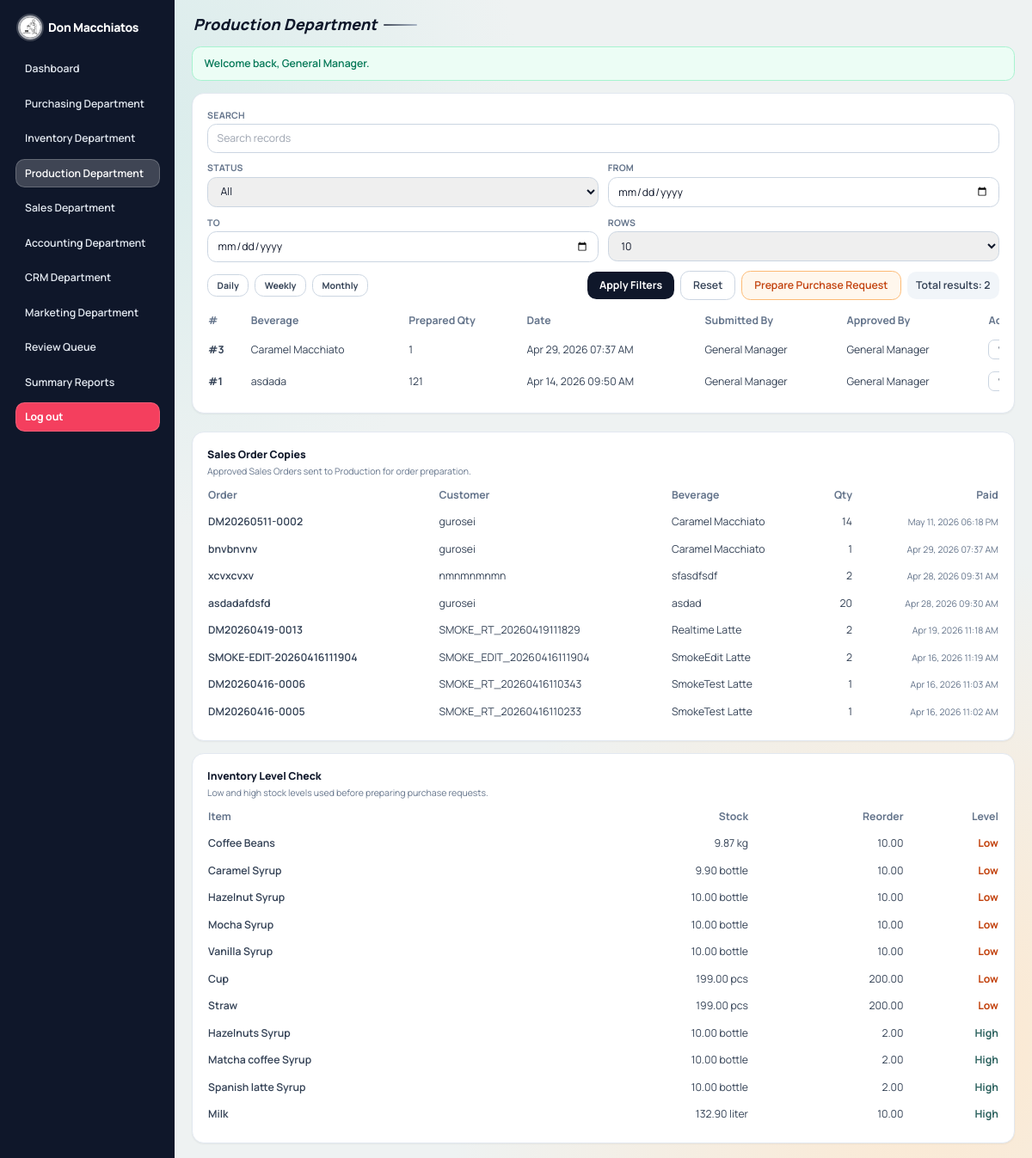
/department.php?dept=production (signed in), run on the app's committed database.
### tables this page shows
CREATE TABLE `production_logs` (
  `id` int(10) UNSIGNED NOT NULL,
  `beverage_name` varchar(120) NOT NULL,
  `quantity_prepared` int(10) UNSIGNED NOT NULL,
  `inventory_item_id` int(10) UNSIGNED DEFAULT NULL,
  `ingredient_item_ids` text DEFAULT NULL,
  `ingredient_used_qty` decimal(12,2) NOT NULL DEFAULT 0.00,
  `notes` text DEFAULT NULL,
  `status` enum('pending','approved','rejected') NOT NULL DEFAULT 'pending',
  `submitted_by` int(10) UNSIGNED DEFAULT NULL,
  `approved_by` int(10) UNSIGNED DEFAULT NULL,
  `approval_note` text DEFAULT NULL,
  `approved_at` datetime DEFAULT NULL,
  `created_at` datetime NOT NULL DEFAULT current_timestamp(),
  `updated_at` datetime NOT NULL DEFAULT current_timestamp() ON UPDATE current_timestamp()
);

CREATE TABLE `users` (
  `id` int(10) UNSIGNED NOT NULL,
  `full_name` varchar(120) NOT NULL,
  `username` varchar(60) NOT NULL,
  `password_hash` varchar(255) NOT NULL,
  `role` enum('general_manager','department_head') NOT NULL,
  `department` enum('purchasing','inventory','production','sales','accounting','crm','marketing') DEFAULT NULL,
  `created_at` datetime NOT NULL DEFAULT current_timestamp(),
  `updated_at` datetime NOT NULL DEFAULT current_timestamp() ON UPDATE current_timestamp()
);

CREATE TABLE `sales_orders` (
  `id` int(10) UNSIGNED NOT NULL,
  `order_code` varchar(40) NOT NULL,
  `customer_name` varchar(120) NOT NULL,
  `customer_tin` varchar(30) DEFAULT NULL,
  `beverage_name` varchar(120) NOT NULL,
  `quantity` int(10) UNSIGNED NOT NULL,
  `unit_price` decimal(12,2) NOT NULL,
  `payment_method` enum('cash','card','digital') NOT NULL DEFAULT 'cash',
  `payment_reference` varchar(120) DEFAULT NULL,
  `payment_status` enum('paid','pending','failed') NOT NULL DEFAULT 'paid',
  `receipt_no` varchar(60) DEFAULT NULL,
  `paid_at` datetime DEFAULT NULL,
  `inventory_item_id` int(10) UNSIGNED DEFAULT NULL,
  `ingredient_item_ids` text DEFAULT NULL,
  `stock_deduct_qty` decimal(12,2) NOT NULL DEFAULT 0.00,
  `per_cup_qty` decimal(12,2) NOT NULL DEFAULT 1.00,
  `per_straw_qty` decimal(12,2) NOT NULL DEFAULT 1.00,
  `total_amount` decimal(12,2) NOT NULL DEFAULT 0.00,
  `notes` text DEFAULT NULL,
  `status` enum('pending','approved','rejected') NOT NULL DEFAULT 'pending',
  `submitted_by` int(10) UNSIGNED DEFAULT NULL,
  `approved_by` int(10) UNSIGNED DEFAULT NULL,
  `approval_note` text DEFAULT NULL,
  `approved_at` datetime DEFAULT NULL,
  `created_at` datetime NOT NULL DEFAULT current_timestamp(),
  `updated_at` datetime NOT NULL DEFAULT current_timestamp() ON UPDATE current_timestamp()
);

CREATE TABLE `inventory_items` (
  `id` int(10) UNSIGNED NOT NULL,
  `item_name` varchar(120) NOT NULL,
  `unit` varchar(30) NOT NULL,
  `stock_qty` decimal(12,2) NOT NULL DEFAULT 0.00,
  `reorder_level` decimal(12,2) NOT NULL DEFAULT 0.00,
  `per_cup_qty` decimal(12,2) NOT NULL DEFAULT 1.00,
  `per_straw_qty` decimal(12,2) NOT NULL DEFAULT 1.00,
  `notes` text DEFAULT NULL,
  `status` enum('pending','approved','rejected') NOT NULL DEFAULT 'pending',
  `submitted_by` int(10) UNSIGNED DEFAULT NULL,
  `approved_by` int(10) UNSIGNED DEFAULT NULL,
  `approval_note` text DEFAULT NULL,
  `approved_at` datetime DEFAULT NULL,
  `created_at` datetime NOT NULL DEFAULT current_timestamp(),
  `updated_at` datetime NOT NULL DEFAULT current_timestamp() ON UPDATE current_timestamp()
);

### department.php (the view, shortened to what the rows shown need)
<?php
$department = $_GET['dept'] ?? '';
$config = department_config($department);
$pdo = db();
$table = $config['table'];
$page = max(1, (int) ($_GET['page'] ?? 1));
$perPage = (int) ($_GET['per_page'] ?? 10);
$isProductionDepartment = $department === 'production';
$where = [];
$params = [];
$whereSql = $where ? ('WHERE ' . implode(' AND ', $where)) : '';
$offset = ($page - 1) * $perPage;
$stmt = $pdo->prepare("SELECT t.*, su.full_name AS submitted_name, au.full_name AS approved_name
    FROM {$table} t
    LEFT JOIN users su ON su.id = t.submitted_by
    LEFT JOIN users au ON au.id = t.approved_by
    {$whereSql}
    ORDER BY t.id DESC
    LIMIT {$perPage} OFFSET {$offset}");
$stmt->execute($params);
$rows = $stmt->fetchAll();
$inventoryMap = [];
$ingredientSelectionMap = [];
if (in_array($department, ['purchasing', 'inventory', 'production', 'sales'], true)) {
    $allInventoryItems = $pdo->query('SELECT id, item_name, stock_qty, unit, per_cup_qty, per_straw_qty, status FROM inventory_items ORDER BY item_name ASC')->fetchAll();
    foreach ($allInventoryItems as $item) {
        $itemId = (int) ($item['id'] ?? 0);
        $itemName = (string) ($item['item_name'] ?? '-');
        $stockQty = number_format((float) ($item['stock_qty'] ?? 0), 2);
        $unit = (string) ($item['unit'] ?? '');
        $perCupQty = number_format((float) ($item['per_cup_qty'] ?? 0), 2);
        $perStrawQty = number_format((float) ($item['per_straw_qty'] ?? 0), 2);
        $baseLabel = $itemName . ' (' . $stockQty . ' ' . $unit . ')';
        $inventoryMap[$itemId] = $baseLabel;
        $ingredientSelectionMap[$itemId] = $baseLabel . ' | Cup: ' . $perCupQty . ' | Straw: ' . $perStrawQty;
    }
}
if (in_array($department, ['production', 'sales'], true)) {
    $recipeOptions = fetch_active_beverage_recipes($pdo);
}
$formatIngredientSelection = static function ($value, ?array $record = null) use ($ingredientSelectionMap): string {
    $ids = normalize_inventory_item_ids($value);
    if ($ids === [] && $record !== null) {
        $ids = inventory_item_ids_from_record($record);
    }
    return format_inventory_item_selection($ids, $ingredientSelectionMap);
};
$productionSalesOrderRows = [];
if ($isProductionDepartment) {
    $salesCopyWhere = ["status = 'approved'"];
    $salesCopyParams = [];
    $salesCopyWhereSql = implode(' AND ', $salesCopyWhere);
    $salesCopyStmt = $pdo->prepare("SELECT order_code, customer_name, beverage_name, quantity, total_amount, paid_at, created_at
        FROM sales_orders
        WHERE {$salesCopyWhereSql}
        ORDER BY COALESCE(paid_at, created_at) DESC, id DESC
        LIMIT 20");
    $salesCopyStmt->execute($salesCopyParams);
    $productionSalesOrderRows = $salesCopyStmt->fetchAll() ?: [];
}
$workflowInventoryRows = [];
if (in_array($department, ['production', 'inventory'], true)) {
    $workflowInventoryRows = $pdo->query("SELECT id, item_name, stock_qty, unit, reorder_level,
            CASE
                WHEN stock_qty <= 0 THEN 'out'
                WHEN stock_qty <= reorder_level THEN 'low'
                WHEN stock_qty >= (reorder_level * 3) AND reorder_level > 0 THEN 'high'
                ELSE 'normal'
            END AS stock_level
        FROM inventory_items
        WHERE status = 'approved'
        ORDER BY
            CASE
                WHEN stock_qty <= 0 THEN 0
                WHEN stock_qty <= reorder_level THEN 1
                WHEN stock_qty >= (reorder_level * 3) AND reorder_level > 0 THEN 3
                ELSE 2
            END,
            stock_qty ASC,
            item_name ASC
        LIMIT 20")->fetchAll() ?: [];
}
        ?>
    <?php
require_once __DIR__ . '/includes/layout_top.php';
?>
<section class="rounded-2xl border border-slate-200 bg-white p-5 shadow-sm">
    <div class="table-scroll mt-4">
        <table class="stack-table w-full min-w-[980px] text-sm">
            <thead>
            <tr class="text-left text-slate-500">
                <th class="pb-2 pr-4" data-priority="high">#</th>
                <?php foreach ($config['list_columns'] as $label => $column): ?>
                    <th class="pb-2 pr-4" data-priority="medium"><?= e($label) ?></th>
                <?php endforeach; ?>
                <th class="pb-2 pr-4" data-priority="low">Submitted By</th>
                <th class="pb-2 pr-4" data-priority="low">Approved By</th>
                <th class="pb-2" data-priority="high">Actions</th>
            </tr>
            </thead>
            <tbody class="text-slate-700">
            <?php if ($rows): ?>
                <?php foreach ($rows as $row): ?>
                    <?php
                    $rowId = (int) $row['id'];
                    ?>
                    <tr class="border-t border-slate-100">
                        <td class="py-2 pr-4 font-bold">#<?= e((string) $rowId) ?></td>
                        <?php foreach ($config['list_columns'] as $column): ?>
                            <td class="py-2 pr-4">
                                <?php if ($column === 'status'): ?>
                                    <span class="rounded-full px-2 py-1 text-xs font-bold <?= e(status_badge_class((string) $row[$column])) ?>"><?= e(strtoupper((string) $row[$column])) ?></span>
                                <?php elseif ($column === 'purchase_workflow_stage'): ?>
                                    <span class="rounded-full border border-slate-300 bg-slate-50 px-2 py-1 text-xs font-bold text-slate-700"><?= e(purchase_workflow_stage_label($row)) ?></span>
                                <?php elseif ($column === 'inventory_item_id'): ?>
                                    <?= e($inventoryMap[(int) ($row[$column] ?? 0)] ?? '-') ?>
                                <?php elseif ($column === 'ingredient_item_ids'): ?>
                                    <?= e($formatIngredientSelection($row[$column] ?? null, $row)) ?>
                                <?php else: ?>
                                    <?= e(format_table_value($column, $row[$column] ?? null)) ?>
                                <?php endif; ?>
                            </td>
                        <?php endforeach; ?>
                        <td class="py-2 pr-4"><?= e($row['submitted_name'] ?? '-') ?></td>
                        <td class="py-2 pr-4"><?= e($row['approved_name'] ?? '-') ?></td>
                        <td class="py-2">
                            <div class="flex flex-wrap gap-2">
                                <button type="button" onclick="openModal('view-<?= e($department) ?>-<?= e((string) $rowId) ?>')" class="rounded-lg border border-slate-300 bg-white px-3 py-1 text-xs font-bold text-slate-700 hover:bg-slate-50">View</button>
                            </div>
                        </td>
                    </tr>
                <?php endforeach; ?>
            <?php else: ?>
                <tr>
                    <td colspan="100%" class="py-4 text-center text-slate-500">No records yet for this department.</td>
                </tr>
            <?php endif; ?>
            </tbody>
        </table>
    </div>
</section>
<?php if ($isProductionDepartment): ?>
<section class="mt-6 grid gap-4 xl:grid-cols-2">
    <article class="rounded-2xl border border-slate-200 bg-white p-5 shadow-sm">
        <div class="table-scroll mt-3">
            <table class="stack-table w-full min-w-[560px] text-sm">
                <thead>
                <tr class="text-left text-slate-500">
                    <th class="pb-2 pr-3" data-priority="high">Order</th>
                    <th class="pb-2 pr-3" data-priority="high">Customer</th>
                    <th class="pb-2 pr-3" data-priority="high">Beverage</th>
                    <th class="pb-2 pr-3 text-right" data-priority="medium">Qty</th>
                    <th class="pb-2 text-right" data-priority="low">Paid</th>
                </tr>
                </thead>
                <tbody class="text-slate-700">
                <?php if ($productionSalesOrderRows): ?>
                    <?php foreach ($productionSalesOrderRows as $salesCopy): ?>
                        <tr class="border-t border-slate-100">
                            <td class="py-2 pr-3 font-semibold"><?= e((string) ($salesCopy['order_code'] ?? '-')) ?></td>
                            <td class="py-2 pr-3"><?= e((string) ($salesCopy['customer_name'] ?? '-')) ?></td>
                            <td class="py-2 pr-3"><?= e((string) ($salesCopy['beverage_name'] ?? '-')) ?></td>
                            <td class="py-2 pr-3 text-right"><?= e((string) ((int) ($salesCopy['quantity'] ?? 0))) ?></td>
                            <td class="py-2 text-right text-xs text-slate-500"><?= e(format_table_value('paid_at', $salesCopy['paid_at'] ?? ($salesCopy['created_at'] ?? null))) ?></td>
                        </tr>
                    <?php endforeach; ?>
                <?php else: ?>
                    <tr><td colspan="5" class="py-3 text-slate-500">No approved Sales Order copies in this view.</td></tr>
                <?php endif; ?>
                </tbody>
            </table>
        </div>
    </article>
    <article class="rounded-2xl border border-slate-200 bg-white p-5 shadow-sm">
        <div class="table-scroll mt-3">
            <table class="stack-table w-full min-w-[520px] text-sm">
                <thead>
                <tr class="text-left text-slate-500">
                    <th class="pb-2 pr-3" data-priority="high">Item</th>
                    <th class="pb-2 pr-3 text-right" data-priority="high">Stock</th>
                    <th class="pb-2 pr-3 text-right" data-priority="medium">Reorder</th>
                    <th class="pb-2 text-right" data-priority="high">Level</th>
                </tr>
                </thead>
                <tbody class="text-slate-700">
                <?php if ($workflowInventoryRows): ?>
                    <?php foreach ($workflowInventoryRows as $inventoryLevel): ?>
                        <?php
                        $level = (string) ($inventoryLevel['stock_level'] ?? 'normal');
                        $levelLabel = ['out' => 'Out', 'low' => 'Low', 'high' => 'High', 'normal' => 'Normal'][$level] ?? 'Normal';
                        $levelClass = $level === 'out' ? 'text-rose-700' : ($level === 'low' ? 'text-orange-700' : ($level === 'high' ? 'text-brand-700' : 'text-emerald-700'));
                        ?>
                        <tr class="border-t border-slate-100">
                            <td class="py-2 pr-3 font-semibold"><?= e((string) ($inventoryLevel['item_name'] ?? '-')) ?></td>
                            <td class="py-2 pr-3 text-right"><?= e(number_format((float) ($inventoryLevel['stock_qty'] ?? 0), 2)) ?> <?= e((string) ($inventoryLevel['unit'] ?? '')) ?></td>
                            <td class="py-2 pr-3 text-right"><?= e(number_format((float) ($inventoryLevel['reorder_level'] ?? 0), 2)) ?></td>
                            <td class="py-2 text-right font-bold <?= e($levelClass) ?>"><?= e($levelLabel) ?></td>
                        </tr>
                    <?php endforeach; ?>
                <?php else: ?>
                    <tr><td colspan="4" class="py-3 text-slate-500">No approved inventory items available.</td></tr>
                <?php endif; ?>
                </tbody>
            </table>
        </div>
    </article>
</section>
<?php endif; ?>
<?php require_once __DIR__ . '/includes/layout_bottom.php'; ?>

### data on the page
production_logs: id "3", beverage_name "Caramel Macchiato", quantity_prepared "1", created_at "Apr 29, 2026 07:37 AM", approved_by.full_name "General Manager"
production_logs: id "1", beverage_name "asdada", quantity_prepared "121", created_at "Apr 14, 2026 09:50 AM", approved_by.full_name "General Manager"
sales_orders: order_code "DM20260511-0002", customer_name "gurosei", beverage_name "Caramel Macchiato", quantity "14", paid_at "May 11, 2026 06:18 PM"
sales_orders: order_code "bnvbnvnv", customer_name "gurosei", beverage_name "Caramel Macchiato", quantity "1", paid_at "Apr 29, 2026 07:37 AM"
sales_orders: order_code "xcvxcvxv", customer_name "nmnmnmnmn", beverage_name "sfasdfsdf", quantity "2", paid_at "Apr 28, 2026 09:31 AM"
sales_orders: order_code "asdadafdsfd", customer_name "gurosei", beverage_name "asdad", quantity "20", paid_at "Apr 28, 2026 09:30 AM"
sales_orders: order_code "DM20260419-0013", customer_name "SMOKE_RT_20260419111829", beverage_name "Realtime Latte", quantity "2", paid_at "Apr 19, 2026 11:18 AM"
sales_orders: order_code "SMOKE-EDIT-20260416111904", customer_name "SMOKE_EDIT_20260416111904", beverage_name "SmokeEdit Latte", quantity "2", paid_at "Apr 16, 2026 11:19 AM"
sales_orders: order_code "DM20260416-0006", customer_name "SMOKE_RT_20260416110343", beverage_name "SmokeTest Latte", quantity "1", paid_at "Apr 16, 2026 11:03 AM"
sales_orders: order_code "DM20260416-0005", customer_name "SMOKE_RT_20260416110233", beverage_name "SmokeTest Latte", quantity "1", paid_at "Apr 16, 2026 11:02 AM"
inventory_items: item_name "Coffee Beans", stock_qty "9.87", unit "kg", reorder_level "10.00", levelLabel "Low"
inventory_items: item_name "Caramel Syrup", stock_qty "9.90", unit "bottle", reorder_level "10.00", levelLabel "Low"
inventory_items: item_name "Hazelnut Syrup", stock_qty "10.00", unit "bottle", reorder_level "10.00", levelLabel "Low"
inventory_items: item_name "Mocha Syrup", stock_qty "10.00", unit "bottle", reorder_level "10.00", levelLabel "Low"
inventory_items: item_name "Vanilla Syrup", stock_qty "10.00", unit "bottle", reorder_level "10.00", levelLabel "Low"
inventory_items: item_name "Cup", stock_qty "199.00", unit "pcs", reorder_level "200.00", levelLabel "Low"
inventory_items: item_name "Straw", stock_qty "199.00", unit "pcs", reorder_level "200.00", levelLabel "Low"
inventory_items: item_name "Hazelnuts Syrup", stock_qty "10.00", unit "bottle", reorder_level "2.00", levelLabel "High"
inventory_items: item_name "Matcha coffee Syrup", stock_qty "10.00", unit "bottle", reorder_level "2.00", levelLabel "High"
inventory_items: item_name "Spanish latte Syrup", stock_qty "10.00", unit "bottle", reorder_level "2.00", levelLabel "High"
inventory_items: item_name "Milk", stock_qty "132.90", unit "liter", reorder_level "10.00", levelLabel "High"

### other printed values
APP_NAME "Don Macchiatos"
$departmentName "Purchasing Department"
$departmentName "Inventory Department"
$departmentName "Production Department"
$departmentName "Sales Department"
$departmentName "Accounting Department"
$departmentName "CRM Department"
$departmentName "Marketing Department"
$pageTitle "Production Department"
$flash['message'] "Welcome back, General Manager."
$rangeLabel "Daily"
$rangeLabel "Weekly"
$rangeLabel "Monthly"
$totalRows "2"
$label "Beverage"
